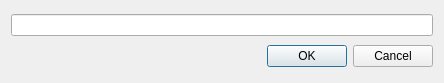
<?xml version="1.0" encoding="UTF-8"?>
<ui version="4.0">
 <class>CodeRequestDialog</class>
 <widget class="QDialog" name="CodeRequestDialog">
  <property name="geometry">
   <rect>
    <x>0</x>
    <y>0</y>
    <width>444</width>
    <height>83</height>
   </rect>
  </property>
  <property name="windowTitle">
   <string>Dialog</string>
  </property>
  <layout class="QVBoxLayout" name="verticalLayout">
   <item>
    <widget class="QLineEdit" name="lineEdit"/>
   </item>
   <item>
    <widget class="QDialogButtonBox" name="buttonBox">
     <property name="orientation">
      <enum>Qt::Horizontal</enum>
     </property>
     <property name="standardButtons">
      <set>QDialogButtonBox::Cancel|QDialogButtonBox::Ok</set>
     </property>
    </widget>
   </item>
  </layout>
 </widget>
 <resources/>
 <connections>
  <connection>
   <sender>buttonBox</sender>
   <signal>accepted()</signal>
   <receiver>CodeRequestDialog</receiver>
   <slot>accept()</slot>
   <hints>
    <hint type="sourcelabel">
     <x>248</x>
     <y>254</y>
    </hint>
    <hint type="destinationlabel">
     <x>157</x>
     <y>274</y>
    </hint>
   </hints>
  </connection>
  <connection>
   <sender>buttonBox</sender>
   <signal>rejected()</signal>
   <receiver>CodeRequestDialog</receiver>
   <slot>reject()</slot>
   <hints>
    <hint type="sourcelabel">
     <x>316</x>
     <y>260</y>
    </hint>
    <hint type="destinationlabel">
     <x>286</x>
     <y>274</y>
    </hint>
   </hints>
  </connection>
 </connections>
</ui>
